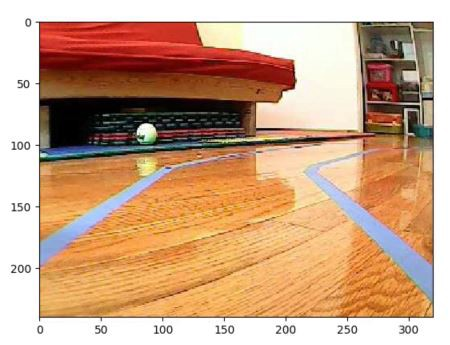
#> input picture src/2.jpg, 450 x 345 px
$ python test1.py 2.jpg
#> lines starting #> are read from the running program, lines starting #| are printed output that depends on the picture; after the words box and inside, x2 and y2 are one past the last pixel; in counts of white or black regions, pixels touching at a corner belong together
import sys
import rospy
import cv2
import numpy as np
import matplotlib.pylab as plt


frame = cv2.imread('2.jpg')
#> frame is the input picture: shape (345, 450, 3); mean B, G, R 132.5, 163, 202.7
hsv   = cv2.cvtColor(frame, cv2.COLOR_BGR2HSV)
#> hsv: shape (345, 450, 3); mean H, S, V 23.5, 104.5, 205.3
lower_blue = np.array([60, 40, 40])
upper_blue = np.array([150, 255, 255])
mask = cv2.inRange(hsv, lower_blue, upper_blue)
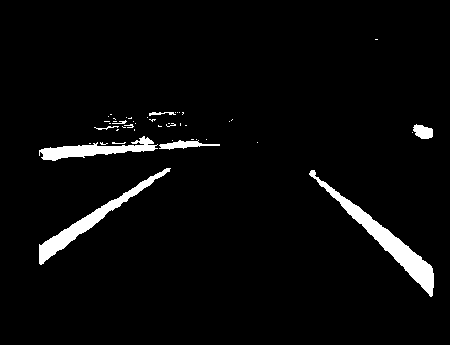
#> mask: shape (345, 450); 3.7% white; 45 white regions (36 under 20 px), largest, box (x1, y1, x2, y2) and area: (309, 170, 434, 297) 2228, (39, 168, 171, 265) 1601, (39, 136, 158, 161) 1166
edges = cv2.Canny(mask, 200, 400)
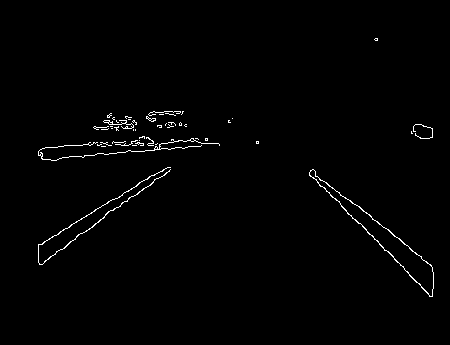
#> edges: shape (345, 450); 1.1% white in thin lines or dots, all inside (x1, y1, x2, y2) = (38, 38, 434, 297)
cv2.imshow('B/W', frame)
plt.imshow(edges)
#plt.imshow(hsv)
plt.show()

# [10 lines of commented-out code are left out]
